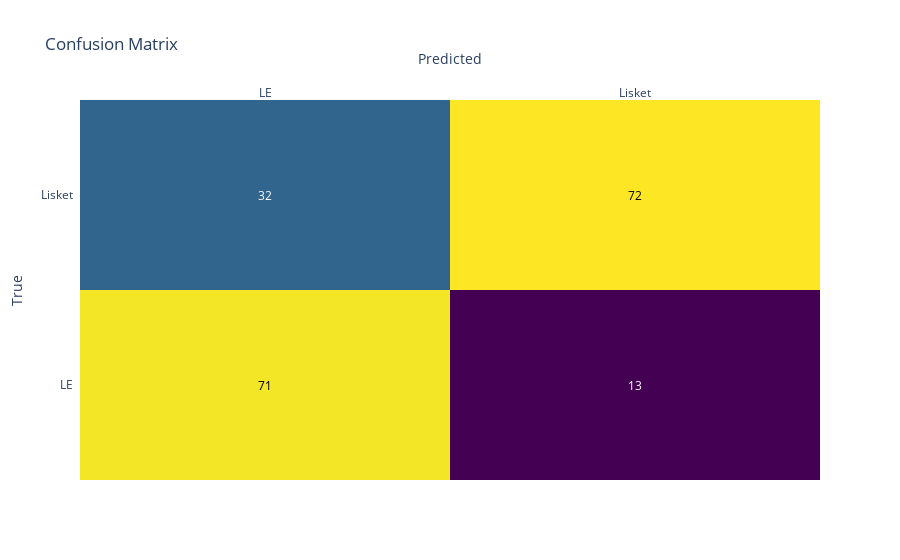

This figure's notebook cell:
### Code cell
#Creating pipeline
pipeline = Pipeline([('tree', DecisionTreeClassifier(random_state=params['seed'], max_depth=6, min_samples_leaf=6))])
pipeline.fit(X_train, y_train)
y_pred = pipeline.predict(X_test)
print("Classification Report:")
print(classification_report(y_test, y_pred))
# Plotting the confusion matrix
cm = confusion_matrix(y_test, y_pred)
fig = ff.create_annotated_heatmap(cm, x=list(set(y_test)), y=list(set(y_test)), colorscale='Viridis')
fig.update_layout(title='Confusion Matrix', xaxis_title='Predicted', yaxis_title='True')
fig.write_image('data/confusion_matrix.png')
fig.show()

### Figure 1 — Plotly figure (JSON) as saved in the notebook; plotly's stock layout.template omitted (floating-point values rounded to 4 significant figures)
{"data": [{"colorscale": [[0, "#440154"], [0.1111, "#482878"], [0.2222, "#3e4989"], [0.3333, "#31688e"], [0.4444, "#26828e"], [0.5556, "#1f9e89"], [0.6667, "#35b779"], [0.7778, "#6ece58"], [0.8889, "#b5de2b"], [1, "#fde725"]], "reversescale": false, "showscale": false, "type": "heatmap", "x": ["LE", "Lisket"], "y": ["LE", "Lisket"], "z": [[71, 13], [32, 72]]}], "layout": {"annotations": [{"font": {"color": "#000000"}, "showarrow": false, "text": "71", "x": "LE", "xref": "x", "y": "LE", "yref": "y"}, {"font": {"color": "#FFFFFF"}, "showarrow": false, "text": "13", "x": "Lisket", "xref": "x", "y": "LE", "yref": "y"}, {"font": {"color": "#FFFFFF"}, "showarrow": false, "text": "32", "x": "LE", "xref": "x", "y": "Lisket", "yref": "y"}, {"font": {"color": "#000000"}, "showarrow": false, "text": "72", "x": "Lisket", "xref": "x", "y": "Lisket", "yref": "y"}], "title": {"text": "Confusion Matrix"}, "xaxis": {"dtick": 1, "gridcolor": "rgb(0, 0, 0)", "side": "top", "ticks": "", "title": {"text": "Predicted"}}, "yaxis": {"dtick": 1, "ticks": "", "ticksuffix": "  ", "title": {"text": "True"}}}}
